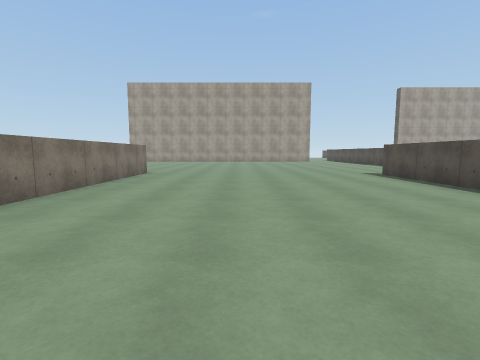
[1] (above)

23 first-person views from a walk through a Unity game level. The camera is 1.3 m above the floor, tilts 6° down and sees 85° across. The floor is counted in squares, 2 m on a side. Each view is taken from the middle of a square. On the plan, view 1 faces up. The plan holds only what a view shows up to about 9 squares ahead; the rest is blank. The place goes on beyond the plan. Surface patterns are stand-ins for the level's own textures.

[2]
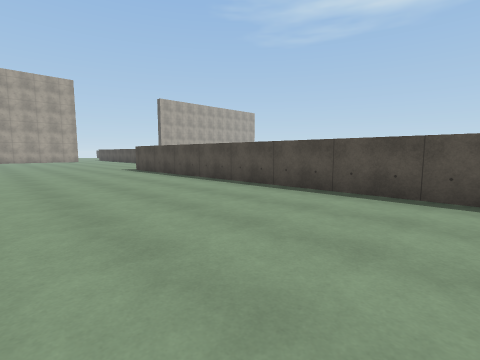

[3]
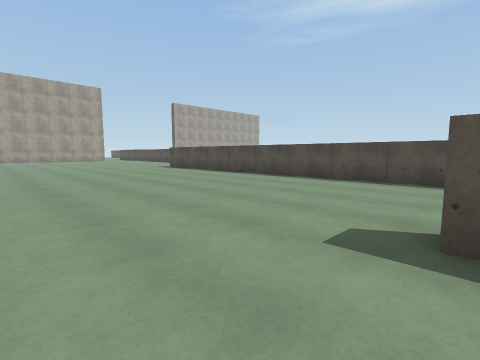

[4]
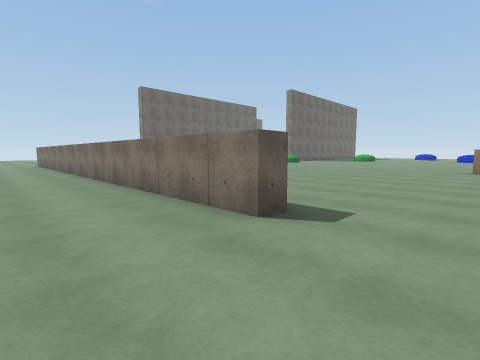

[5]
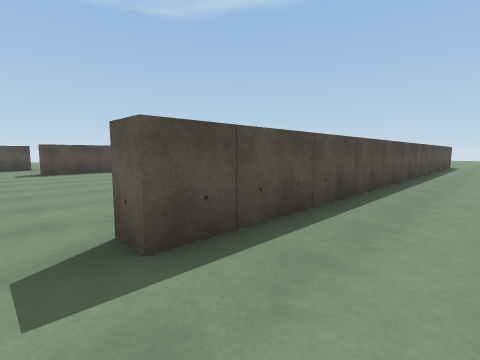

[6]
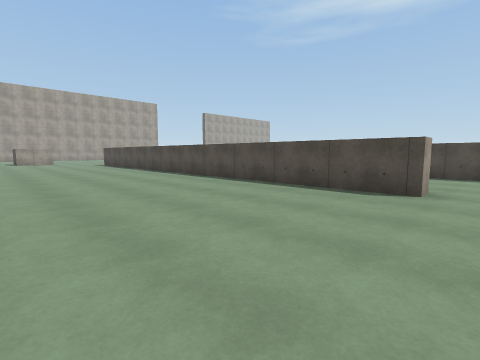

[7]
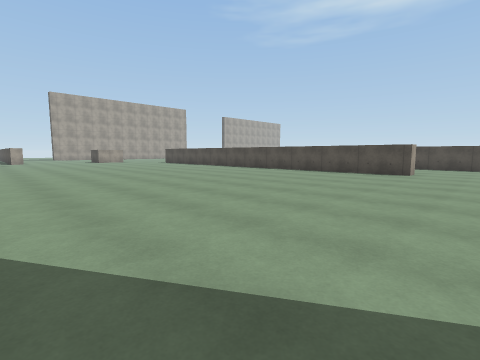

[8]
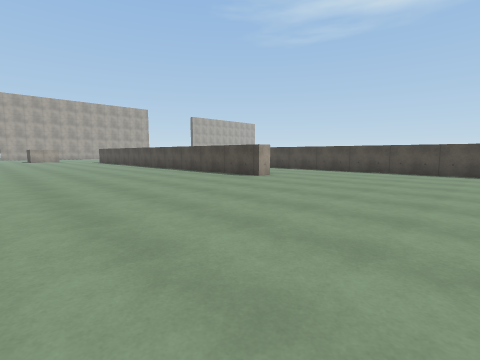

[9]
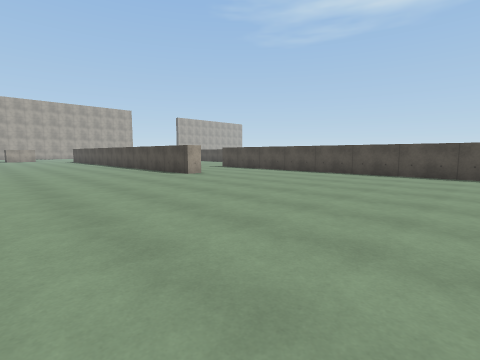

[10]
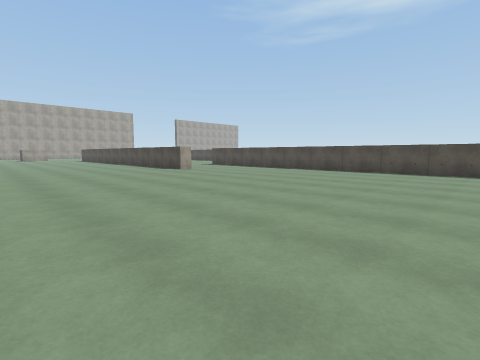

[11]
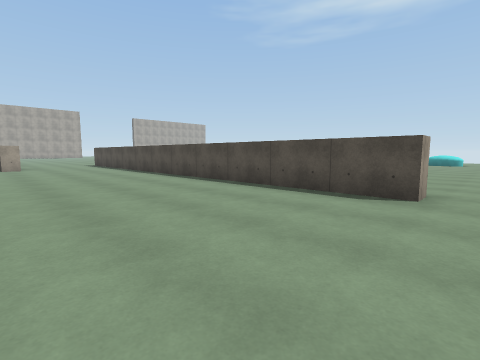

[12]
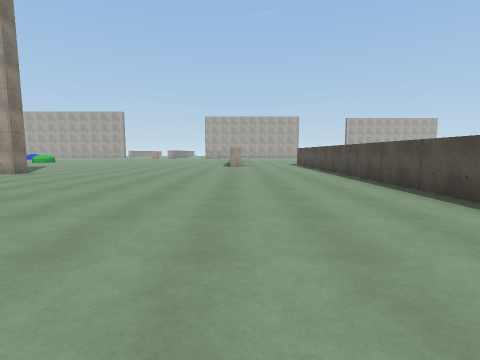

[13]
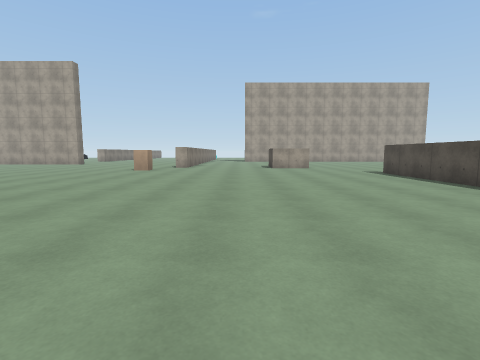

[14]
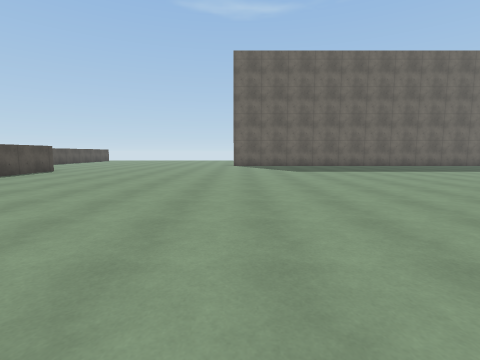

[15]
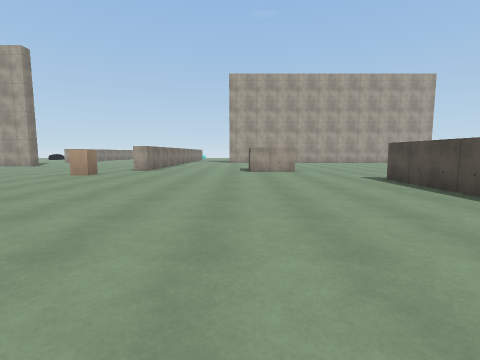

[16]
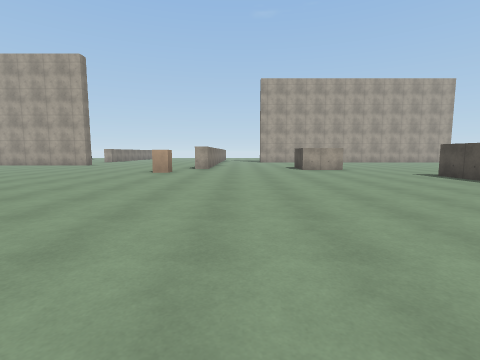

[17]
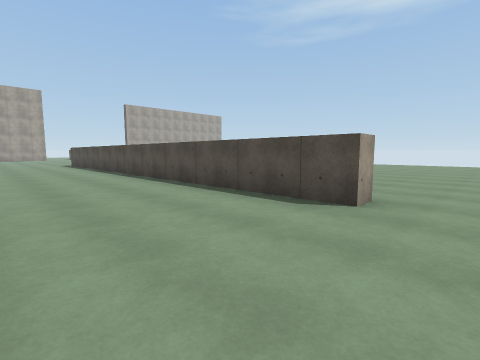

[18]
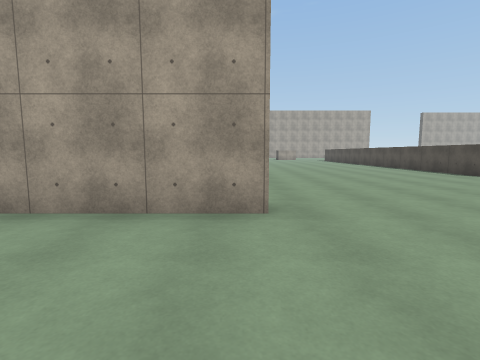

[19]
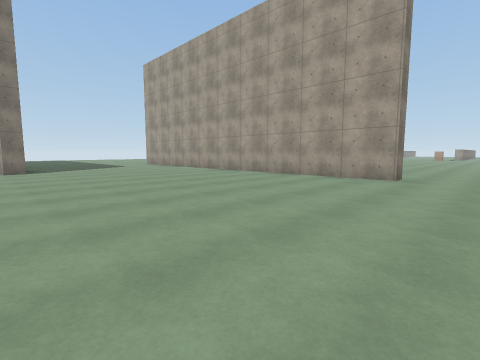

[20]
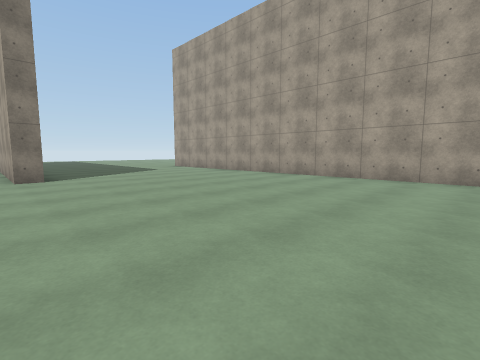

[21]
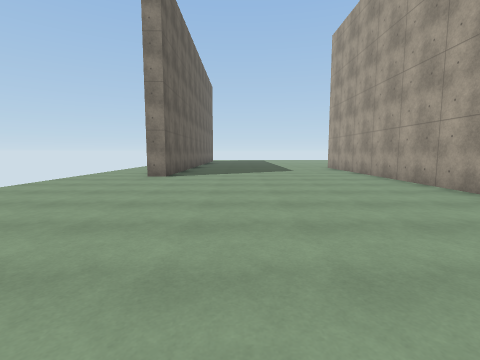

[22]
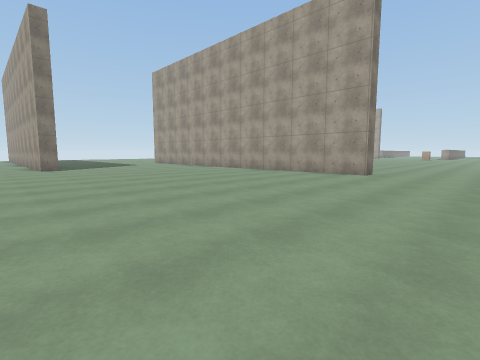

[23]
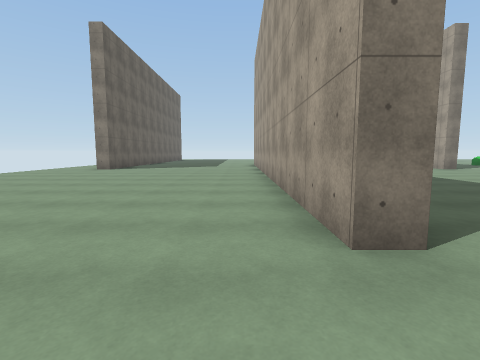

### Floor plan
Key: @ floor where view 1 was taken; # wall or solid block; . floor; B block.
Columns run from 20 left of view 1 to 11 right of it. Each row starts with its distance up from view 1.
 11      ... .....#...
 10     ....B...........
  9     .....................
  8     .............#.........#
  7      ............#......#
  6       ...........#......#
  5        ..........#......#
  4         .........#......#
  3          ........#......#
  2         .........#......#
  1        ..........#......#
  0       ...........#..@...#
 -1      ............#......#
 -2    ..............#......#
 -3    ..............#..#...#
 -4    ..............#  #...#    ..
 -5    ..............#..#...# ......
 -6       ..............#...........
 -7         ............#..........
 -8          ...........#
 -9 ###########.........#
-10 ....................#
-11 ....................#
-12 ....................#
-13 ....................#
-14 ....................#
-15 ##............ .....#
-16 ..............  ....#.....
-17 ..............  ..........

Where each view was taken, in squares from view 1:
view 1: 0 up, 0 right, facing up
view 2: 2 down, 0 right, facing up-right
view 3: 3 down, 2 left, facing up-right
view 4: 10 up, 1 left, facing down-left
view 5: 9 up, 5 left, facing down-right
view 6: 6 down, 8 left, facing up-right
view 7: 7 down, 12 left, facing up-right
view 8: 10 down, 9 left, facing up-right
view 9: 12 down, 8 left, facing up-right
view 10: 14 down, 9 left, facing up-right
view 11: 17 down, 4 left, facing up-right
view 12: 17 down, 3 left, facing up
view 13: 0 up, 8 left, facing up
view 14: 4 up, 10 left, facing down
view 15: 2 up, 7 left, facing up
view 16: 1 up, 9 left, facing up
view 17: 7 down, 1 right, facing up-right
view 18: 12 down, 10 left, facing up
view 19: 16 down, 8 left, facing up-left
view 20: 16 down, 11 left, facing up-left
view 21: 13 down, 11 left, facing left
view 22: 17 down, 7 left, facing up-left
view 23: 10 down, 8 left, facing left
